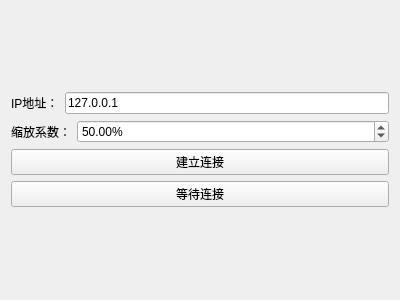
<?xml version="1.0" encoding="UTF-8"?>
<ui version="4.0">
 <class>NetworkSetting</class>
 <widget class="QWidget" name="NetworkSetting">
  <property name="geometry">
   <rect>
    <x>0</x>
    <y>0</y>
    <width>400</width>
    <height>300</height>
   </rect>
  </property>
  <property name="windowTitle">
   <string>Form</string>
  </property>
  <layout class="QVBoxLayout" name="verticalLayout_2">
   <item>
    <layout class="QVBoxLayout" name="verticalLayout">
     <item>
      <layout class="QHBoxLayout" name="horizontalLayout">
       <item>
        <widget class="QLabel" name="ipLabel">
         <property name="text">
          <string>IP地址：</string>
         </property>
        </widget>
       </item>
       <item>
        <widget class="QLineEdit" name="ipEdit">
         <property name="text">
          <string>127.0.0.1</string>
         </property>
         <property name="placeholderText">
          <string/>
         </property>
        </widget>
       </item>
      </layout>
     </item>
     <item>
      <layout class="QHBoxLayout" name="horizontalLayout_3">
       <item>
        <widget class="QLabel" name="label_2">
         <property name="text">
          <string>缩放系数：</string>
         </property>
        </widget>
       </item>
       <item>
        <widget class="QDoubleSpinBox" name="scaleSpin">
         <property name="sizePolicy">
          <sizepolicy hsizetype="Minimum" vsizetype="Fixed">
           <horstretch>1</horstretch>
           <verstretch>0</verstretch>
          </sizepolicy>
         </property>
         <property name="suffix">
          <string>%</string>
         </property>
         <property name="minimum">
          <double>10.000000000000000</double>
         </property>
         <property name="maximum">
          <double>200.000000000000000</double>
         </property>
         <property name="value">
          <double>50.000000000000000</double>
         </property>
        </widget>
       </item>
      </layout>
     </item>
     <item>
      <widget class="QPushButton" name="buildConnBtn">
       <property name="text">
        <string>建立连接</string>
       </property>
      </widget>
     </item>
     <item>
      <widget class="QPushButton" name="waitConnBtn">
       <property name="text">
        <string>等待连接</string>
       </property>
      </widget>
     </item>
    </layout>
   </item>
  </layout>
 </widget>
 <resources/>
 <connections/>
</ui>
